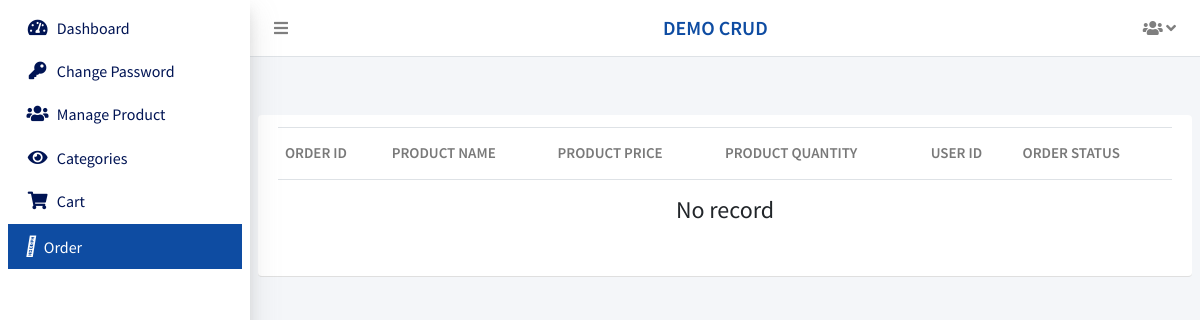
Page /admin/myorder.php (signed in) on the earlier database version.
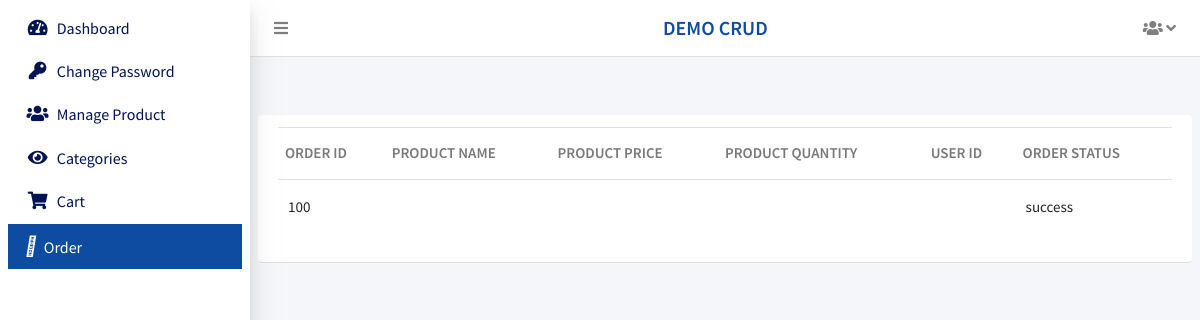
Same page on the later database version.
### tables this page shows
CREATE TABLE `tbl_order` (
  `id` int(11) NOT NULL,
  `product_id` varchar(255) NOT NULL,
  `order_id` int(11) NOT NULL,
  `order_by` int(11) NOT NULL,
  `order_status` enum('success','failed','pending') NOT NULL
);

### include/DbConfig.php (called while the page is built, shortened)
<?php
class DbConfig
{
    private $_host = 'localhost';
    private $_username = 'root';
    private $_password = '';
    private $_database = 'projects';
    protected $connection;
    public function __construct()
    {
        if (!isset($this->connection)) {
            $this->connection = new mysqli($this->_host, $this->_username, $this->_password, $this->_database);
        }
        return $this->connection;
    }
}
?>

### include/Crud.php (called while the page is built, shortened)
<?php
include_once 'DbConfig.php';
class Crud extends DbConfig
{
    public function getData($query)
    {
        $result = $this->connection->query($query);
        $rows = array();
        while ($row = $result->fetch_assoc()) {
            $rows[] = $row;
        }
        return $rows;
    }
}
?>

### admin/myorder.php (the view, shortened to what this page needs)
<?php require("admin-header.php");
include_once 'DbConfig.php';
?>
<div class="content-wrapper">
    <section class="content-header">
    </section>
    <section class="content nw-list">
        <div class="row d-flex align-items-stretch">
            <div class="col-lg-12">
                <div class="card-body listing-list">
                    <div class="table-tabs w-100 float-left">
                        <?php
				    	$where = '   ';
						?>
                        <table class="table style-1 tbl-listings">
                            <thead>
                                <tr role="row">
                                    <th>Order Id</th>
									<th>Product name</th>
									<th>Product price</th>
									<th>Product quantity</th>
									<th>User Id</th>
									<th>Order Status</th>
                                </tr>
                            </thead>
                            <tbody>
                                <?php
								$sql = "SELECT COUNT(*) as count  FROM " . TABLE_PREFIX . "order where 1=1 $where order by order_id desc";
								$r = $crud->getData($sql);
								$totalrecord = $numopen = $numrows = $r[0]['count'];
								$rowsperpage = PAGINATION;
								$totalpages = ceil($numrows / $rowsperpage);
								if (isset($_GET['currentpage']) && is_numeric($_GET['currentpage'])) {
									$currentpage = (int) $_GET['currentpage'];
								} else {
									$currentpage = 1;
								}
								if ($currentpage > $totalpages) {
									$currentpage = $totalpages;
								}
								if ($currentpage < 1) {
									$currentpage = 1;
								}
								$offset = ($currentpage - 1) * $rowsperpage;
								$sql = "SELECT * FROM " . TABLE_PREFIX . "order where 1=1 $where order by order_id desc LIMIT " . $offset . ", " . $rowsperpage . "";
								$result = $crud->getData($sql);
								foreach ($result as $obj) {
								?>
                                <tr>
								    <td>
									<?php echo $obj['order_id'];  ?>
                                    </td>
									<td>
                                    </td>
									<td>
                                    </td>
									<td>
                                    </td>
									<td>
									</td>
									<td>
									<?php echo $obj['order_status'];  ?>
									</td>
                                </tr>
                                <?php }
								?>
                                <?php
								if ($totalrecord <= 0) {
									echo "<tr><td colspan='9'><h4  class='text-center'>No record</h4></td></tr>";
								}
								?>
                            </tbody>
                        </table>
                    </div>
                </div>
            </div>
        </div>
    </section>
    <?php
	require("admin-footer.php");
	?>

Differences in the rows shown:
added tbl_order: order_id "100", order_status "success"
Other differences:
text no longer shown: "No record"
